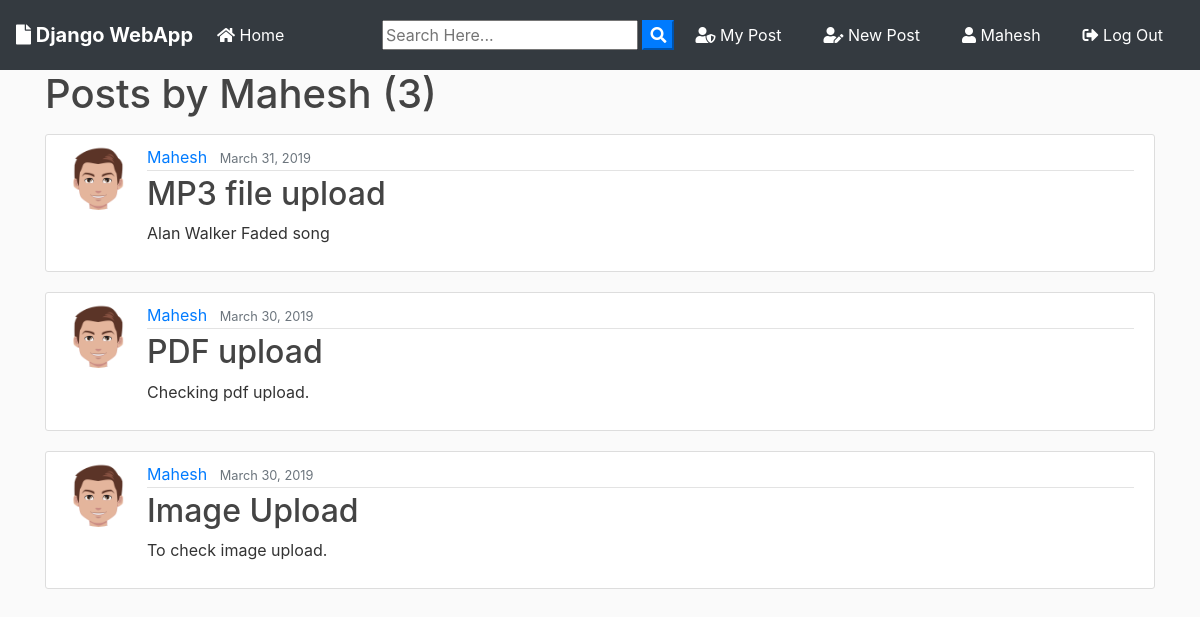
/user/Mahesh (signed in), run on the app's committed database.
### blog/models.py (models this page shows, shortened)
class Post(models.Model):
	title = models.CharField(max_length=100)
	file = models.FileField(null=True,blank=True,upload_to='Files')
	content = models.TextField()
	date_posted = models.DateTimeField(default=timezone.now)
	author = models.ForeignKey(User, on_delete=models.CASCADE)

### users/models.py (models this page shows, shortened)
class Profile(models.Model):
    user = models.OneToOneField(User, on_delete=models.CASCADE)
    image = models.ImageField(default='default.jpg', upload_to='profile_pics')

### blog/views.py (the view)
# urls.py: path('user/<str:username>', UserPostListView.as_view(), name='user-posts'),
class UserPostListView(ListView):
    model = Post
    template_name = 'blog/user_posts.html'  # <app>/<model>_<viewtype>.html
    context_object_name = 'posts'
    paginate_by = 3
    def get_queryset(self):
        user = get_object_or_404(User, username=self.kwargs.get('username'))
        return Post.objects.filter(author=user).order_by('-date_posted')

### blog/templates/blog/user_posts.html (shortened to what this page needs)
{% extends "blog/base.html" %}
{% block content %}
    <h1 class="mb-3">Posts by {{ view.kwargs.username }} ({{ page_obj.paginator.count }})</h1>
    {% for post in posts %}
        <article class="media content-section">
          <img class="rounded-circle article-img" src="{{ post.author.profile.image.url }}">
          <div class="media-body">
            <div class="article-metadata">
              <a class="mr-2" href="{% url 'user-posts' post.author.username %}">{{ post.author }}</a>
              <small class="text-muted">{{ post.date_posted|date:"F d, Y" }}</small>
            </div>
            <h2><a class="article-title" href="{% url 'post-detail' post.id %}">{{ post.title }}</a></h2>
            <p class="article-content">{{ post.content }}</p>
          </div>
        </article>
    {% endfor %}
{% endblock content %}

### blog/templates/blog/base.html (shortened to what this page needs)
{% load static %}
<!doctype html>
<html lang="en">
  <head>
    <link rel="stylesheet" href="https://stackpath.bootstrapcdn.com/bootstrap/4.3.1/css/bootstrap.min.css">
    <link rel="stylesheet" href="https://use.fontawesome.com/releases/v5.8.1/css/all.css" >
    <link rel="stylesheet" href="{% static 'blog/main.css' %}">
</head>
  <body>
        <nav class="navbar navbar-expand-lg navbar-dark bg-dark">
                <a class="navbar-brand font-weight-bold" href="{% url 'blog-home' %}"><i class="fas fa-file"></i> Django WebApp</a>
                <div class="collapse navbar-collapse" id="navbarSupportedContent">
                  <ul class="navbar-nav mr-auto">
                    <li class="nav-item active">
                      <a class="nav-link" href="{% url 'blog-home' %}"><i class="fas fa-home"></i> Home <span class="sr-only">(current)</span></a>
                    </li>
                  </ul>
                  <form id="searchform" action="{% url 'search' %}" method="get">
                    <input type="text" name="q" type="text" value="{{ request.GET.q }}" placeholder="Search Here..." />
                    <button type="button" onclick="searchform.submit()" class=" text-white my-color btn-primary"><i class="fa fa-search"></i></button>
                </form>
                    {% if user.is_authenticated %}
                    <a href="{% url 'user-posts' user %}" class="btn text-white m-2"><i class="fas fa-user-shield"></i> My Post</a>
                    <a href="{% url 'post-create' %} " class="btn text-white m-2"><i class="fas fa-user-edit"></i> New Post</a>
                    <a href="{% url 'profile' %} " class="btn text-white m-2"><i class="fas fa-user"></i> {{ user.username }}</a>
                    <a href="{% url 'logout' %} " class="btn text-white m-2"><i class="fas fa-sign-out-alt"></i> Log Out</a>
                    {% else %}
                    <a href="{% url 'login' %} " class="btn text-white m-2"><i class="fas fa-user-tie"></i> Log In</a>
                    <a href="{% url 'register' %} " class="btn text-white m-2"> <i class="fas fa-sign-in-alt"></i> Sign Up</a>
                    {% endif %}
                </div>
              </nav>
      <div class="container my-bg">
    {% block content %}
    {% endblock  %}
</div>
  </body>
</html>

### blog/static/blog/main.css (style rules this page uses)
body { background: #fafafa; color: #333333; margin-top: 0; }
h1, h2, h3, h4, h5, h6 { color: #444444; }
ul { margin: 0; }
.content-section { background: #ffffff; padding: 10px 20px; border: 1px solid #dddddd; border-radius: 3px; margin-bottom: 20px; }
.article-title { color: #444444; }
.article-content { white-space: pre-line; }
.article-img { height: 65px; width: 65px; margin-right: 16px; }
.article-metadata { padding-bottom: 1px; margin-bottom: 4px; border-bottom: 1px solid #e3e3e3 }

### data on the page
Post: author.profile.image (picture), author "Mahesh", date_posted "March 31, 2019", title "MP3 file upload", content "Alan Walker Faded song"
Post: author.profile.image (picture), author "Mahesh", date_posted "March 30, 2019", title "PDF upload", content "Checking pdf upload."
Post: author.profile.image (picture), author "Mahesh", date_posted "March 30, 2019", title "Image Upload", content "To check image upload."

### other printed values
{{ user.username }} "Mahesh"
{{ view.kwargs.username }} "Mahesh"
{{ page_obj.paginator.count }} "3"
